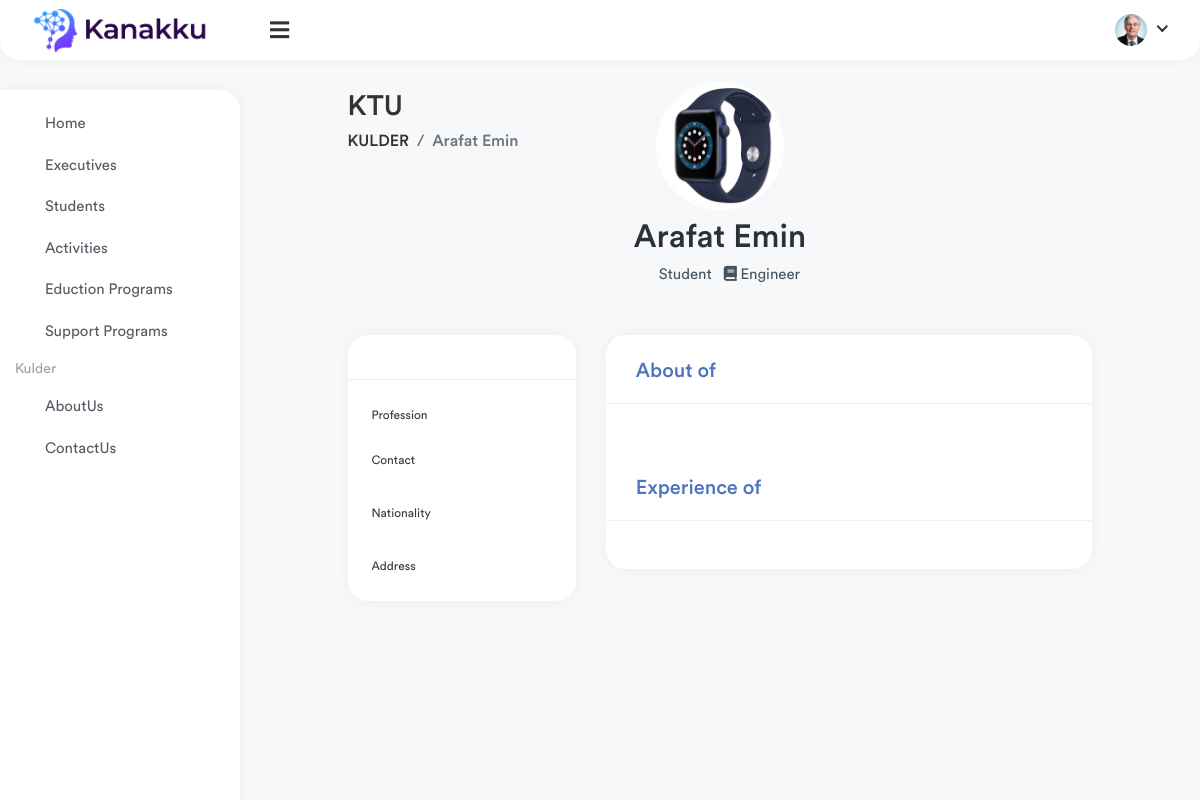
Page /students/arafat-emin/ on the committed database.
### Kulder/models.py (models this page shows, shortened)
class Student(models.Model):
    gender_choice = (('Male', 'Male'), ('Female', 'Female'))
    residence_choice = (('Dormitory', 'Dormitory'), ('Home', 'Home'))
    class_choice = (('1', 'First year'),
                    ('2', 'Second year'),
                    ('3', 'Third year'),
                    ('4', 'Fouth year'),
                    ('5', 'Fifth year'),
                    ('6', 'Sixth year'))
    level_of_education = (('Undergraduate', 'Undergraduate'),
                          ('Masters', 'Masters'),
                          ('Doctorate', 'Phd'))
    user                         = models.OneToOneField(User, on_delete=models.CASCADE, null=True, blank=True)
    name                         = models.CharField(max_length=200)
    slug                         = models.SlugField(unique=True, allow_unicode=True)
    studentID                    = models.IntegerField()
    _class                       = models.CharField(max_length=15, choices=class_choice)
    email                        = models.EmailField(blank=True, null=True)
    phone                        = models.CharField(max_length=20, blank=True, null=True)
    gender                       = models.CharField(max_length=20, choices=gender_choice)
    profile_pic                  = models.ImageField(upload_to='profile_pictures', null=True, blank=True)
    nationality                  = CountryField()
    about                        = models.TextField(null=True, blank=True)
    residence_type               = models.CharField(max_length=30, choices=residence_choice)
    dormitory                    = models.CharField(max_length=300, null=True, blank=True, help_text='if applicable')
    address                      = models.CharField(max_length=450, null=True, blank=True)
    university                   = models.CharField(max_length=150, default='KTÜ')
    department                   = models.CharField(max_length=250)
    degree_level                 = models.CharField(max_length=100, choices=level_of_education)
    graduate                     = models.BooleanField(default=False)
    date_graduated               = models.DateTimeField(auto_now=False, null=True, blank=True, help_text="if applicable")
    profession                   = models.CharField(max_length=150, default='Student', null=True, blank=True)

### Kulder/views.py (the view)
# urls.py: path('students/<slug:slug>/', StudentDetail.as_view(), name='student-detail'),
class StudentDetail(DetailView):
    model = Student
    context_object_name = 'student'
    template_name = 'student_detail.html'

### Kulder/templates/student_detail.html (shortened to what this page needs)
{% extends 'base.html' %}
{% load static %}
{% block content %}
    <!DOCTYPE html>
    <html lang="en">
    <body>
    <div class="main-wrapper">
        <div class="page-wrapper">
            <div class="content container-fluid">
                <div class="row justify-content-lg-center">
                    <div class="col-lg-10">
                        <div class="page-header">
                            <div class="row">
                                <div class="col">
                                    <h3 class="page-title">KTU</h3>
                                    <ul class="breadcrumb">
                                        <li class="breadcrumb-item"><a href="{% url 'home' %}">KULDER</a></li>
                                        <li class="breadcrumb-item active">{{ student.name }}</li>
                                    </ul>
                                </div>
                            </div>
                        </div>
                        <div class="text-center mb-5">
                            {% if student.profile_pic %}
                                <label class="avatar avatar-xxl profile-cover-avatar" for="avatar_upload">
                                <img class="avatar-img" src="{{ student.profile_pic.url }}" alt="Profile Image">
                            </label>
                            {% endif %}
                            <h2>{{ student.name }}</h2>
                            <ul class="list-inline">
                                <li class="list-inline-item">
                                    <i class="far fa-school"></i> <span>{{ student.profession }}</span>
                                </li>
                                <li class="list-inline-item">
                                    <i class="fas fa-book"></i> {{ student.department }}
                                </li>
                            </ul>
                        </div>
                        <div class="row">
                            <div class="col-lg-4">
                                <div class="card">
                                    <div class="card-header">
                                    </div>
                                    <div class="card-body">
                                        <ul class="list-unstyled mb-0">
                                            <li class="py-0">
                                                <small class="text-dark">Profession</small>
                                            </li>
                                            <br>
                                            <li class="py-0">
                                                <small class="text-dark">Contact</small>
                                            </li>
                                            <br>
                                            <li class="pt-2 pb-0">
                                                <small class="text-dark">Nationality</small>
                                            </li>
                                            <br>
                                            <li class="pt-2 pb-0">
                                                <small class="text-dark">Address</small>
                                            </li>
                                        </ul>
                                    </div>
                                </div>
                            </div>
                            <div class="col-lg-8">
                                <div class="card">
                                    <div class="card-header">
                                        <h5 class="card-title" style="color: #4b75bd">About of {{ executive.name }}</h5>
                                    </div>
                                    <div class="card-body ">
                                    </div>
                                    <div class="card-header">
                                        <h5 class="card-title" style="color: #4b75bd">Experience
                                            of {{ executive.name }}</h5>
                                    </div>
                                    <div class="card-body ">
                                    </div>
                                </div>
                            </div>
                        </div>
                    </div>
                </div>
            </div>
        </div>
    </div>
    </body>
    </html>
{% endblock %}

### rows in the picture
Student: name "Arafat Emin", profile_pic (picture), profession "Student", department "Engineer"
